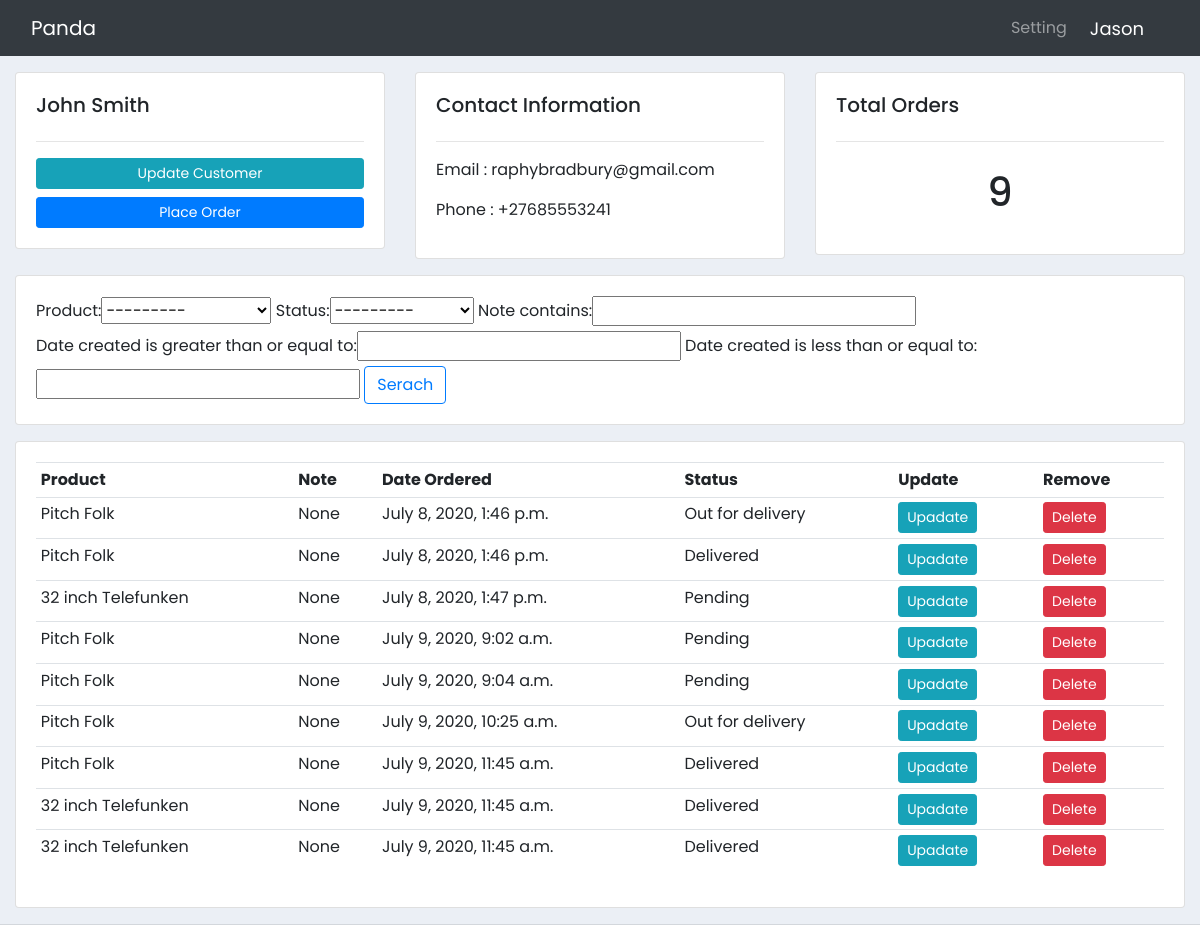
Screenshot of /customer/1 (signed in) with the database file from the repository.
### accounts/models.py (models this page shows, shortened)
class Customer(models.Model) :
    user = models.OneToOneField(User, null=True,blank= True, on_delete=models.CASCADE)
    name = models.CharField(max_length=200, null =  True)
    phone = models.CharField(max_length=200, null =  True)
    email= models.CharField(max_length=200, null =  True)
    date_created = models.DateTimeField(auto_now_add = True, null =  True)
    profile_pic = models.ImageField(default="P.A_DLAMINI.jpeg", null=True, blank= True)

class Order (models.Model) :
    STATUS =(
        ('Pending', '   Pending'),
        ('Out for delivery', 'Out for delivery'),
        ('Delivered', 'delivered'),
    )
    customer = models.ForeignKey(Customer, null = True, on_delete= models.SET_NULL)
    product =models.ForeignKey(Product, null= True, on_delete= models.SET_NULL)
    date_created = models.DateTimeField(auto_now_add = True, null =  True)
    status = models.CharField(max_length=200, null =  True, choices = STATUS)
    note = models.CharField(max_length=1000, null =  True)

class Product(models.Model):
    CATEGORY =(
        ('Indoor', 'Indoor'),
        ('Out Door', 'Out Door'),
        ('Clothing', 'Clothing'),
        ('Electronics', 'Electronics'),
        ('Accessories', 'Accessories'),
    )
    name = models.CharField(max_length=200, null =  True)
    price = models.FloatField(null= True)
    category = models.CharField(max_length=200, null =  True, choices= CATEGORY)
    description = models.CharField(max_length=400, null =  True, blank = True)
    date_created = models.DateTimeField(auto_now_add = True, null =  True)
    tags = models.ManyToManyField(Tag)
    def __str__(self):
        return self.name

### accounts/decorators.py (the view)
        def wrapper_funct(request, *args, **kwargs):
            group = None
            if  request.user.groups.exists():
                group = request.user.groups.all()[0].name
            if group in allowed_roles :
                return view_func(request, *args, **kwargs)
            else:
                return HttpResponse('You are not authorised toviw this page')

### accounts/views.py (called while the page is built)
@login_required(login_url='login')
@allowed_users(allowed_roles = ['customer', 'admin'])
def customer_view(request,pk):
    customer = Customer.objects.get(id=pk)
    orders = customer.order_set.all()
    orders_count = orders.count()
    myfilter = OrderFilter(request.GET, queryset=orders)
    orders = myfilter.qs
    context =  {
        'myfilter': myfilter,
        'customer': customer,
        'orders' : orders,
        'orders_count' : orders_count
    }
    return render(request, 'accounts/customer.html', context)

### accounts/templates/accounts/customer.html
{% extends 'accounts/main.html' %}
{% load static %}
{% block content %}
  <div class="container-fluid mt-3">
    <div class="row mb-3">
      <div class="col-md">
        <div class="card card-body">
          <h5>{{customer.name}} </h5>
          <hr/>
          <a href="" class="btn btn-info btn-sm btn-block">
            Update Customer
          </a>
          <a href="{% url 'accounts:createorder' customer.id %}" class="btn btn-primary btn-sm btn-block">
            Place Order
          </a>
        </div>
      </div>
      <div class="col-md">
        <div class="card card-body">
          <h5>Contact Information </h5>
          <hr/>
          <p>Email : {{customer.email}}  </p>
          <p>Phone : {{customer.phone}} </p>
        </div>
      </div>
       <div class="col-md">
        <div class="card card-body">
          <h5>Total Orders </h5>
          <hr/>
          <h1 style="text-align:center;padding : 10px">{{ orders_count}}  </h1>
        </div>
      </div>
    </div>
    <div class="row mb-3">
      <div class="col-md">
        <div class="card card-body">
          <form method="get">
            {{myfilter.form}}
            <button class="btn btn-outline-primary" type="submit">
              Serach
            </button>
          </form>
        </div>
      </div>
    </div>
    <div class="row mb-3">
      <div class="col-md">
        <div class="card card-body">
          <table class="table table-sm">
            <tr>
              <th>Product</th>
              <th>Note</th>
              <th>Date Ordered</th>
              <th>Status</th>
              <th>Update</th>
              <th>Remove</th>
            </tr>
            {% for order in orders %}
            <tr>
                <td>{{order.product}}</td>
                <td>{{order.note}}</td>
                <td>{{order.date_created}}</td>
                <td>{{order.status}}</td>
               <td>
               <a href="{% url 'accounts:updateorder' order.id %}" class="btn btn-sm btn-info" href=""> Upadate</a>
              </td>
              <td>
              <a href="{% url 'accounts:deleteorder' order.id %}" class="btn btn-sm btn-danger" href=""> Delete</a>
              </td>
            </tr>
            {% endfor %}
          </table>
        </div>
      </div>
    </div>
  </div>
 {% endblock %}

### accounts/templates/accounts/navbar.html (shortened to what this page needs)
{% load static %}
<nav class="navbar navbar-expand-lg navbar-dark bg-dark">
  <div class="container-fluid">
    <a class="navbar-brand" href="{% url 'accounts:home' %}">Panda</a>
  <div class="collapse navbar-collapse mr-auto" id="navbarNav">
    <ul class="navbar-nav ml-auto">
      {% if request.user.is_staff  %}
      <li class="nav-item active">
        <a class="nav-link" href="{% url 'accounts:home' %}">Dashboard <span class="sr-only">(current)</span></a>
      </li>
      <li class="nav-item">
        <a class="nav-link" href="{% url 'accounts:products' %}">Products</a>
      </li>
      {% else %}
      <li class="nav-item">
           <a class="nav-link" href="{% url 'accounts:account' %}">
           Setting
           </a>
      </li>
      {% endif %}
    </ul>
  </div>
  </div>
  <span class="hello-msg" >{{request.user}}</span>
   <span >
   </span>
</nav>

### static/css/main.css (style rules this page uses)
body, html { margin: 0; padding: 0; height: 100%; }
body { background-color: #ebeff5; font-family: 'Poppins', sans-serif; }
a.navbar-brand { font-family: 'Poppins'; font-size: 25; color: red; }
.hello-msg { font-size: 18px; color: #fff; margin-right: 20px }

### rows the page displays
Customer: name "John Smith", email "raphybradbury@gmail.com", phone "+27685553241"
Order: product "Pitch Folk", note "None", date_created "July 8, 2020, 1:46 p.m.", status "Out for delivery"
Order: product "Pitch Folk", note "None", date_created "July 8, 2020, 1:46 p.m.", status "Delivered"
Order: product "32 inch Telefunken", note "None", date_created "July 8, 2020, 1:47 p.m.", status "Pending"
Order: product "Pitch Folk", note "None", date_created "July 9, 2020, 9:02 a.m.", status "Pending"
Order: product "Pitch Folk", note "None", date_created "July 9, 2020, 9:04 a.m.", status "Pending"
Order: product "Pitch Folk", note "None", date_created "July 9, 2020, 10:25 a.m.", status "Out for delivery"
Order: product "Pitch Folk", note "None", date_created "July 9, 2020, 11:45 a.m.", status "Delivered"
Order: product "32 inch Telefunken", note "None", date_created "July 9, 2020, 11:45 a.m.", status "Delivered"
Order: product "32 inch Telefunken", note "None", date_created "July 9, 2020, 11:45 a.m.", status "Delivered"

### other values shown
{{ request.user }} "Jason"
{{ orders_count }} "9"
